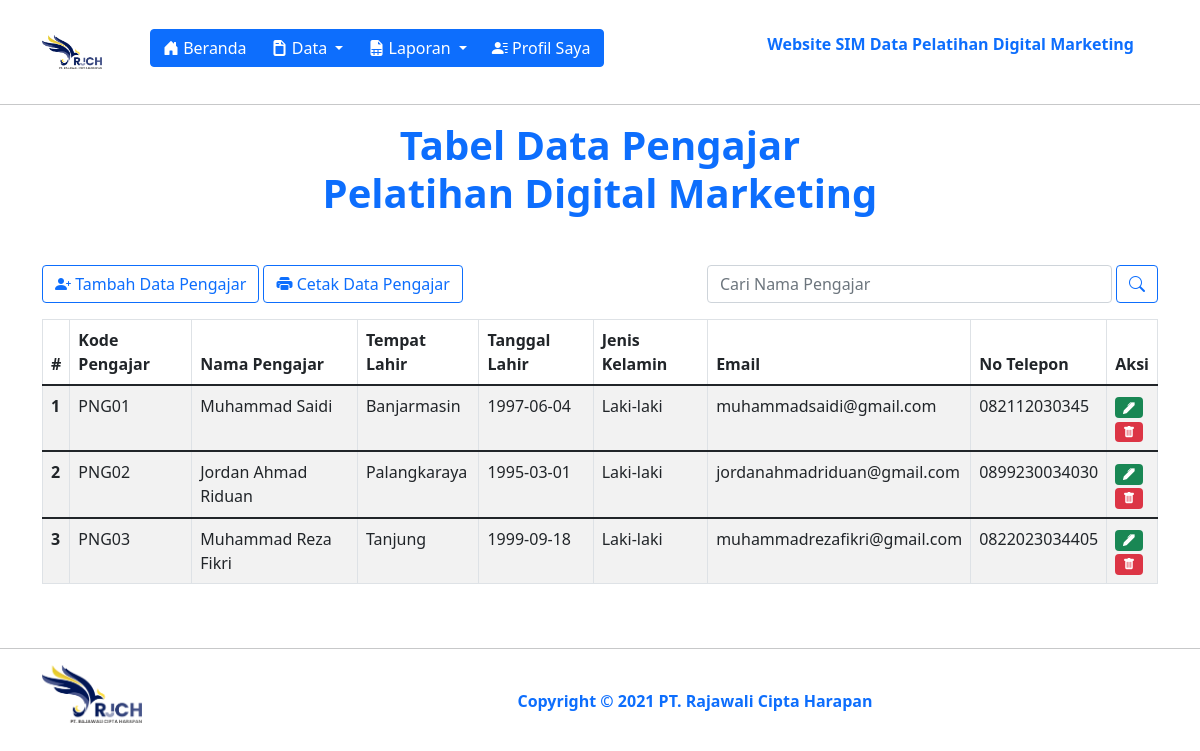
The app's page /data/user_admin/pengajar/pengajar_show.php (signed in) with its own data.
### tables this page shows
CREATE TABLE `tb_pengajar` (
  `id_pengajar` int(11) NOT NULL,
  `kode_pengajar` varchar(11) NOT NULL,
  `nama_pengajar` varchar(255) NOT NULL,
  `tempat_lahir` varchar(255) NOT NULL,
  `tanggal_lahir` date NOT NULL,
  `jenis_kelamin` varchar(255) NOT NULL,
  `email` varchar(255) NOT NULL,
  `no_telp` varchar(15) NOT NULL
);

### data/user_admin/pengajar/pengajar_functions.php (called while the page is built, shortened)
<?php
$conn = mysqli_connect("localhost", "root", "", "db_pelatihan_digital_marketing");
function queryTampilPengajar($queryTampilPengajar) {
  global $conn;
  $result = mysqli_query($conn, $queryTampilPengajar);
  $rows = [];
  while ($row = mysqli_fetch_assoc($result)) {
    $rows[] = $row;
  }
  return $rows;
}
?>

### data/user_admin/pengajar/pengajar_show.php (the view, shortened to what this page needs)
<?php
require "pengajar_functions.php";
$pengajar = queryTampilPengajar("SELECT * FROM tb_pengajar");
?>
<!DOCTYPE html>
<html lang="en">
  <head>
    <link href="https://cdn.jsdelivr.net/npm/bootstrap@5.1.3/dist/css/bootstrap.min.css" rel="stylesheet" />
    <link rel="stylesheet" href="https://cdn.jsdelivr.net/npm/bootstrap-icons@1.7.2/font/bootstrap-icons.css">
  </head>
  <body>
    <section id="navbar">
      <nav class="navbar navbar-expand-lg navbar-light bg-white">
        <div class="container">
          <a href="https://rajawaliciptaharapan.com/" target="_blank">
            <img src="../../../src/img/logo-rjch-baru.png" width="60px" alt="PT. Rajawali Cipta Harapan" class="mt-3"/>
          </a>
          <div class="btn-group ms-5 mt-2" role="group" aria-label="Button group with nested dropdown">
            <a class="btn-group" href="../../../index-admin.php">
              <button type="button" class="btn btn-primary"><i class="bi bi-house-door-fill"></i> Beranda</button>
            </a>
            <div class="btn-group" role="group">
              <button id="btnGroupDrop1" type="button" class="btn btn-primary dropdown-toggle" data-bs-toggle="dropdown" aria-expanded="false">
              <i class="bi bi-file-earmark-post-fill"></i> Data
              </button>
            </div>
            <div class="btn-group" role="group">
              <button id="btnGroupDrop1" type="button" class="btn btn-primary dropdown-toggle" data-bs-toggle="dropdown" aria-expanded="false">
              <i class="bi bi-file-earmark-spreadsheet-fill"></i> Laporan
              </button>
            </div>
            <a class="btn-group" href="../profile_admin.php">
              <button type="button" class="btn btn-primary"><i class="bi bi-person-lines-fill"></i> Profil Saya</button>
            </a>
          </div>
          <ul class="navbar-nav ms-auto mb-2 mt-3 mb-lg-0">
            <li class="nav-item">
              <p class="nav-link fw-bold text-primary me-3 ">Website SIM Data Pelatihan Digital Marketing</p>
            </li>
          </ul>
        </div>
      </nav>
      <hr>
    </section>
    <section id="body">
      <div class="container">
        <h1 class="text-primary mb-5 text-center fw-bold">Tabel Data Pengajar <br> Pelatihan Digital Marketing</h1>
        <div class="row">
          <div class="col-md-7">
            <a href="pengajar_input.php">
              <button type="button" class="btn btn-outline-primary"><i class="bi bi-person-plus-fill"></i> Tambah Data Pengajar</button>
            </a>
            <a href="pengajar_print.php">
              <button type="button" class="btn btn-outline-primary"><i class="bi bi-printer-fill"></i> Cetak Data Pengajar</button>
            </a>
          </div>
          <div class="col-md-5">
            <div class="input-group mb-3">
              <form action="" method="post" class="d-flex">
                <input type="text" class="form-control" placeholder="Cari Nama Pengajar" name="keyword" size="70" autofocus autocomplete="off">
                <button class="btn btn-outline-primary ms-1" type="submit" name="cariPengajar"><i class="bi bi-search"></i></button>
              </form>
            </div>
          </div>
        </div>
        <div class="row">
          <div class="col">
          <table class="table table-striped table-bordered">
            <thead>
              <tr>
                <th scope="col">#</th>
                <th scope="col">Kode Pengajar</th>
                <th scope="col">Nama Pengajar</th>
                <th scope="col">Tempat Lahir</th>
                <th scope="col">Tanggal Lahir</th>
                <th scope="col">Jenis Kelamin</th>
                <th scope="col">Email</th>
                <th scope="col">No Telepon</th>
                <th scope="col">Aksi</th>
              </tr>
            </thead>
            <?php $i = 1; ?>
            <?php foreach ($pengajar as $row) : ?>
            <tbody>
              <tr>
                <th scope="row"><?= $i; ?></th>
                <td><?= $row["kode_pengajar"]; ?></td>
                <td><?= $row["nama_pengajar"]; ?></td>
                <td><?= $row["tempat_lahir"]; ?></td>
                <td><?= $row["tanggal_lahir"]; ?></td>
                <td><?= $row["jenis_kelamin"]; ?></td>
                <td><?= $row["email"]; ?></td>
                <td><?= $row["no_telp"]; ?></td>
                <td>
                  <a href="pengajar_update.php?id_pengajar=<?= $row["id_pengajar"]; ?>">
                    <span class="badge bg-success"><i class="bi bi-pen-fill"></i></span>
                  </a><br>
                  <a href="pengajar_remove.php?id_pengajar=<?= $row["id_pengajar"]; ?>" >
                    <span class="badge bg-danger"><i class="bi bi-trash-fill"></i></span>
                  </a>
                </td>
              </tr>
            </tbody>
            <?php $i++ ?>
            <?php endforeach; ?>
          </table>
          </div>
        </div>
      </div>
    </section>
    <section class="footer mt-5 mb-3">
      <hr>
      <div class="container">
        <div class="row mt-3">
          <div class="col-md-2">
            <a href="https://rajawaliciptaharapan.com" target="_blank">
              <img src="../../../src/img/logo-rjch-baru.png" alt="PT Rajawali Cipta Harapan" width="100px">
            </a>
          </div>
          <div class="col-md-10 justify-content-center mt-4">
            <p class="text-center text-primary fw-bold">Copyright <span class="fw-bolder">&copy;</span> 2021 PT. Rajawali Cipta Harapan</p>
          </div>
        </div>
      </div>
    </section>
  </body>
</html>

### data/user_admin/pengajar/pengajar_show.php (style rules this page uses)
a { text-decoration: none; }

### records on screen
tb_pengajar: kode_pengajar "PNG01", nama_pengajar "Muhammad Saidi", tempat_lahir "Banjarmasin", tanggal_lahir "1997-06-04", jenis_kelamin "Laki-laki", email "muhammadsaidi@gmail.com", no_telp "082112030345"
tb_pengajar: kode_pengajar "PNG02", nama_pengajar "Jordan Ahmad Riduan", tempat_lahir "Palangkaraya", tanggal_lahir "1995-03-01", jenis_kelamin "Laki-laki", email "jordanahmadriduan@gmail.com", no_telp "0899230034030"
tb_pengajar: kode_pengajar "PNG03", nama_pengajar "Muhammad Reza Fikri", tempat_lahir "Tanjung", tanggal_lahir "1999-09-18", jenis_kelamin "Laki-laki", email "muhammadrezafikri@gmail.com", no_telp "0822023034405"
